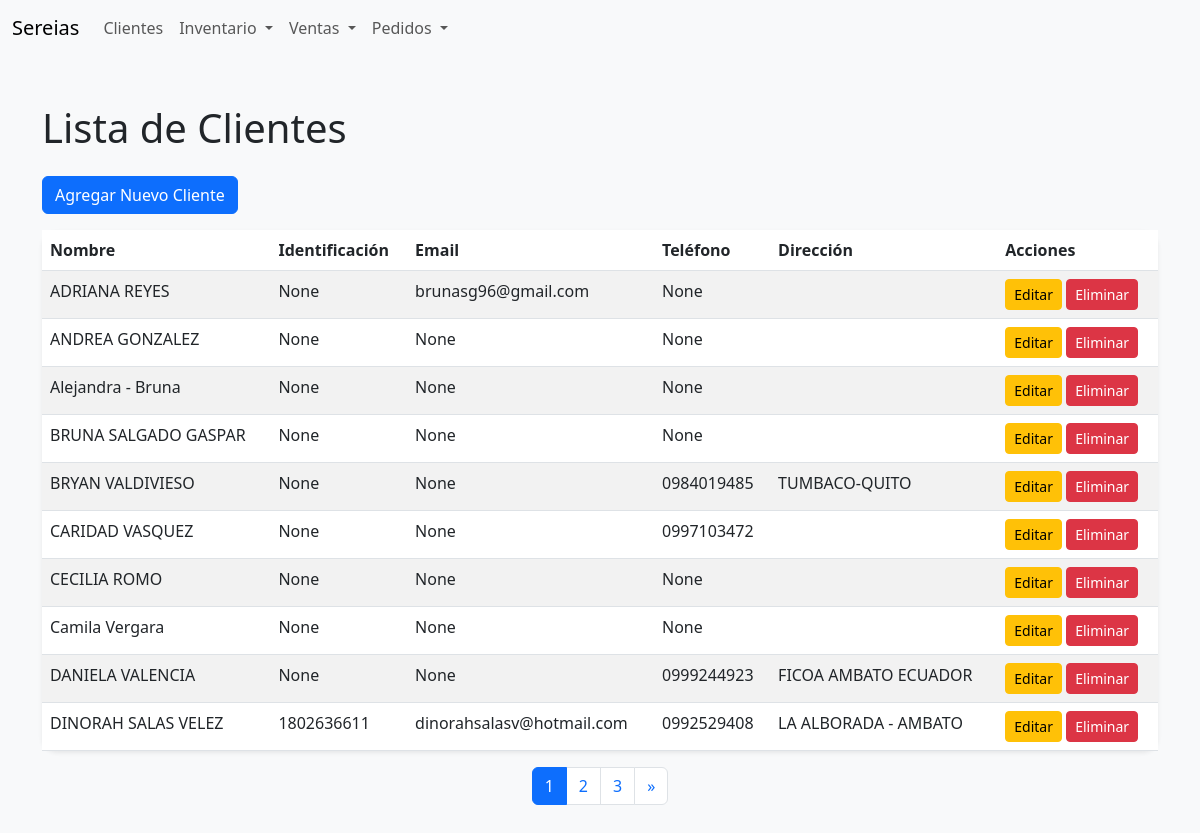
Screenshot of /inventario/clientes/ with the database file from the repository.
### inventory/models.py (models this page shows, shortened)
class Cliente(models.Model):
    nombre = models.CharField(max_length=255)
    email = models.EmailField(blank=True, null=True)
    telefono = models.CharField(max_length=20, blank=True, null=True)
    direccion = models.TextField(blank=True, null=True)
    identificacion = models.CharField(max_length=50, blank=True, null=True)  # Nuevo campo agregado
    creado = models.DateTimeField(auto_now_add=True)

### inventory/views.py (the view)
# urls.py: path('clientes/', views.lista_clientes, name='lista_clientes'),
def lista_clientes(request):
    clientes_list = Cliente.objects.all().order_by('nombre')
    paginator = Paginator(clientes_list, 10)  # 10 registros por página
    page_number = request.GET.get('page')
    clientes = paginator.get_page(page_number)
    return render(request, 'inventory/lista_clientes.html', {'clientes': clientes})

### inventory/templates/inventory/lista_clientes.html (shortened to what this page needs)
{% extends 'inventory/base.html' %}
{% block content %}
<h1 class="mb-4">Lista de Clientes</h1>
<a href="{% url 'crear_cliente' %}" class="btn btn-primary mb-3">Agregar Nuevo Cliente</a>
<table class="table table-striped shadow-sm rounded-border">
    <thead>
        <tr>
            <th>Nombre</th>
            <th>Identificación</th>
            <th>Email</th>
            <th>Teléfono</th>
            <th>Dirección</th>
            <th>Acciones</th>
        </tr>
    </thead>
    <tbody>
        {% for cliente in clientes %}
        <tr>
            <td>{{ cliente.nombre }}</td>
            <td>{{ cliente.identificacion }}</td>
            <td>{{ cliente.email }}</td>
            <td>{{ cliente.telefono }}</td>
            <td>{{ cliente.direccion }}</td>
            <td>
                <a href="{% url 'editar_cliente' cliente.id %}" class="btn btn-warning btn-sm">Editar</a>
                <a href="{% url 'eliminar_cliente' cliente.id %}" class="btn btn-danger btn-sm">Eliminar</a>
            </td>
        </tr>
        {% empty %}
        <tr>
            <td colspan="5" class="text-center">No hay clientes registrados.</td>
        </tr>
        {% endfor %}
    </tbody>
</table>
{% if clientes.has_other_pages %}
<nav aria-label="Page navigation">
  <ul class="pagination justify-content-center">
    {% for num in clientes.paginator.page_range %}
      {% if clientes.number == num %}
        <li class="page-item active"><a class="page-link">{{ num }}</a></li>
      {% elif num > clientes.number|add:'-3' and num < clientes.number|add:'3' %}
        <li class="page-item"><a class="page-link" href="?page={{ num }}">{{ num }}</a></li>
      {% endif %}
    {% endfor %}
    {% if clientes.has_next %}
    <li class="page-item">
      <a class="page-link" href="?page={{ clientes.next_page_number }}" aria-label="Next">
        <span aria-hidden="true">&raquo;</span>
      </a>
    </li>
    {% endif %}
  </ul>
</nav>
{% endif %}
{% endblock %}

### inventory/templates/inventory/base.html (style rules this page uses)
body { background-color: #f8f9fa; }
.rounded-border { border-radius: 15px; }
.shadow-sm { box-shadow: 0 4px 8px rgba(0, 0, 0, 0.1); }

### rows the page displays
Cliente: nombre "ADRIANA REYES", identificacion "None", email "brunasg96@gmail.com", telefono "None"
Cliente: nombre "ANDREA GONZALEZ", identificacion "None", email "None", telefono "None"
Cliente: nombre "Alejandra - Bruna", identificacion "None", email "None", telefono "None"
Cliente: nombre "BRUNA SALGADO GASPAR", identificacion "None", email "None", telefono "None"
Cliente: nombre "BRYAN VALDIVIESO", identificacion "None", email "None", telefono "0984019485", direccion "TUMBACO-QUITO"
Cliente: nombre "CARIDAD VASQUEZ", identificacion "None", email "None", telefono "0997103472"
Cliente: nombre "CECILIA ROMO", identificacion "None", email "None", telefono "None"
Cliente: nombre "Camila Vergara", identificacion "None", email "None", telefono "None"
Cliente: nombre "DANIELA VALENCIA", identificacion "None", email "None", telefono "0999244923", direccion "FICOA AMBATO ECUADOR"
Cliente: nombre "DINORAH SALAS VELEZ", identificacion "1802636611", email "dinorahsalasv@hotmail.com", telefono "0992529408", direccion "LA ALBORADA - AMBATO"

### other values shown
{{ num }} "1"
{{ num }} "2" "3"
